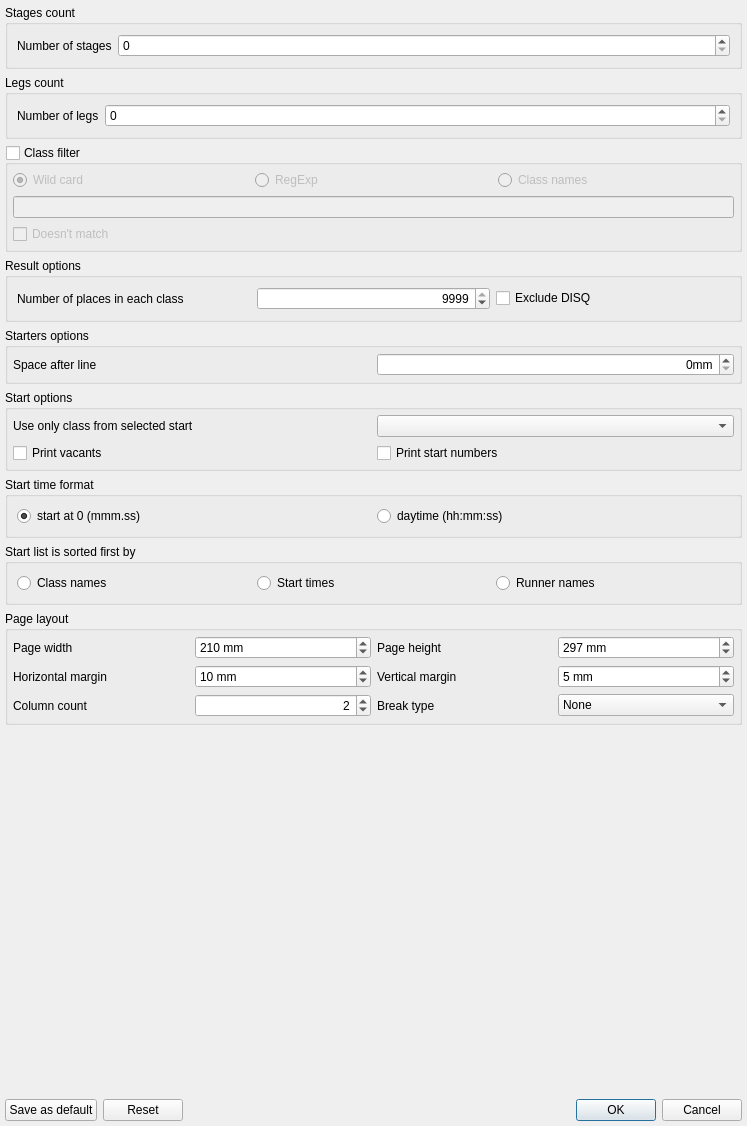
<?xml version="1.0" encoding="UTF-8"?>
<ui version="4.0">
 <class>quickevent::gui::ReportOptionsDialog</class>
 <widget class="QDialog" name="quickevent::gui::ReportOptionsDialog">
  <property name="geometry">
   <rect>
    <x>0</x>
    <y>0</y>
    <width>747</width>
    <height>1126</height>
   </rect>
  </property>
  <property name="windowTitle">
   <string>Print Report Options</string>
  </property>
  <layout class="QGridLayout" name="gridLayout_2">
   <property name="leftMargin">
    <number>5</number>
   </property>
   <property name="topMargin">
    <number>5</number>
   </property>
   <property name="rightMargin">
    <number>5</number>
   </property>
   <property name="bottomMargin">
    <number>5</number>
   </property>
   <item row="1" column="0">
    <widget class="QGroupBox" name="grpLegs">
     <property name="title">
      <string>Legs count</string>
     </property>
     <layout class="QFormLayout" name="formLayout_3">
      <item row="0" column="0">
       <widget class="QLabel" name="label_10">
        <property name="text">
         <string>Number of legs</string>
        </property>
       </widget>
      </item>
      <item row="0" column="1">
       <widget class="QSpinBox" name="edLegsCount"/>
      </item>
     </layout>
    </widget>
   </item>
   <item row="0" column="0">
    <widget class="QGroupBox" name="grpStages">
     <property name="title">
      <string>Stages count</string>
     </property>
     <layout class="QFormLayout" name="formLayout">
      <item row="0" column="0">
       <widget class="QLabel" name="label_8">
        <property name="text">
         <string>Number of stages</string>
        </property>
       </widget>
      </item>
      <item row="0" column="1">
       <widget class="QSpinBox" name="edStagesCount"/>
      </item>
     </layout>
    </widget>
   </item>
   <item row="2" column="0">
    <widget class="QGroupBox" name="grpClassFilter">
     <property name="title">
      <string>Class filter</string>
     </property>
     <property name="checkable">
      <bool>true</bool>
     </property>
     <property name="checked">
      <bool>false</bool>
     </property>
     <layout class="QGridLayout" name="gridLayout">
      <property name="leftMargin">
       <number>5</number>
      </property>
      <property name="topMargin">
       <number>5</number>
      </property>
      <property name="rightMargin">
       <number>5</number>
      </property>
      <property name="bottomMargin">
       <number>5</number>
      </property>
      <item row="2" column="0" colspan="2">
       <widget class="QCheckBox" name="chkClassFilterDoesntMatch">
        <property name="text">
         <string>Doesn't match</string>
        </property>
       </widget>
      </item>
      <item row="0" column="0">
       <widget class="QRadioButton" name="btWildCard">
        <property name="toolTip">
         <string>An question mark (?) in pattern stands for (matches) any single character; a asterisk (*) matches any sequence of zero or more characters.</string>
        </property>
        <property name="text">
         <string>Wild card</string>
        </property>
        <property name="checked">
         <bool>true</bool>
        </property>
       </widget>
      </item>
      <item row="0" column="1">
       <widget class="QRadioButton" name="btRegExp">
        <property name="toolTip">
         <string>Posix regular expression</string>
        </property>
        <property name="text">
         <string>RegExp</string>
        </property>
       </widget>
      </item>
      <item row="0" column="2">
       <widget class="QRadioButton" name="btClassNames">
        <property name="toolTip">
         <string>Coma delimited list of class names</string>
        </property>
        <property name="text">
         <string>Class names</string>
        </property>
       </widget>
      </item>
      <item row="1" column="0" colspan="3">
       <widget class="QLineEdit" name="edFilter"/>
      </item>
     </layout>
    </widget>
   </item>
   <item row="4" column="0">
    <widget class="QGroupBox" name="grpStartersOptions">
     <property name="title">
      <string>Starters options</string>
     </property>
     <layout class="QHBoxLayout" name="horizontalLayout_3">
      <property name="leftMargin">
       <number>5</number>
      </property>
      <property name="topMargin">
       <number>5</number>
      </property>
      <property name="rightMargin">
       <number>5</number>
      </property>
      <property name="bottomMargin">
       <number>5</number>
      </property>
      <item>
       <widget class="QLabel" name="label_2">
        <property name="text">
         <string>Space after line</string>
        </property>
       </widget>
      </item>
      <item>
       <widget class="QSpinBox" name="edStartersOptionsLineSpacing">
        <property name="alignment">
         <set>Qt::AlignRight|Qt::AlignTrailing|Qt::AlignVCenter</set>
        </property>
        <property name="suffix">
         <string>mm</string>
        </property>
        <property name="maximum">
         <number>100</number>
        </property>
       </widget>
      </item>
     </layout>
    </widget>
   </item>
   <item row="5" column="0">
    <widget class="QGroupBox" name="grpStartOptions">
     <property name="title">
      <string>Start options</string>
     </property>
     <layout class="QGridLayout" name="gridLayout_4">
      <property name="leftMargin">
       <number>5</number>
      </property>
      <property name="topMargin">
       <number>5</number>
      </property>
      <property name="rightMargin">
       <number>5</number>
      </property>
      <property name="bottomMargin">
       <number>5</number>
      </property>
      <item row="1" column="1">
       <widget class="QCheckBox" name="chkStartOpts_PrintVacants">
        <property name="text">
         <string>Print vacants</string>
        </property>
       </widget>
      </item>
      <item row="1" column="2">
       <widget class="QCheckBox" name="chkStartOpts_PrintStartNumbers">
        <property name="text">
         <string>Print start numbers</string>
        </property>
       </widget>
      </item>
      <item row="0" column="1">
       <widget class="QLabel" name="label_11">
        <property name="text">
         <string>Use only class from selected start</string>
        </property>
       </widget>
      </item>
      <item row="0" column="2">
       <widget class="QComboBox" name="cbxStartNumber"/>
      </item>
     </layout>
    </widget>
   </item>
   <item row="3" column="0">
    <widget class="QGroupBox" name="grpResultOptions">
     <property name="title">
      <string>Result options</string>
     </property>
     <layout class="QHBoxLayout" name="horizontalLayout_41">
      <item>
       <widget class="QLabel" name="label_9">
        <property name="text">
         <string>Number of places in each class</string>
        </property>
       </widget>
      </item>
      <item>
       <widget class="QSpinBox" name="edNumPlaces">
        <property name="alignment">
         <set>Qt::AlignRight|Qt::AlignTrailing|Qt::AlignVCenter</set>
        </property>
        <property name="minimum">
         <number>1</number>
        </property>
        <property name="maximum">
         <number>9999</number>
        </property>
        <property name="value">
         <number>9999</number>
        </property>
       </widget>
      </item>
      <item>
       <widget class="QCheckBox" name="chkExcludeDisq">
        <property name="text">
         <string>Exclude DISQ</string>
        </property>
       </widget>
      </item>
     </layout>
    </widget>
   </item>
   <item row="8" column="0">
    <widget class="QGroupBox" name="grpPageLayout">
     <property name="title">
      <string>Page layout</string>
     </property>
     <layout class="QGridLayout" name="gridLayout_3">
      <property name="leftMargin">
       <number>5</number>
      </property>
      <property name="topMargin">
       <number>5</number>
      </property>
      <property name="rightMargin">
       <number>5</number>
      </property>
      <property name="bottomMargin">
       <number>5</number>
      </property>
      <item row="1" column="0">
       <widget class="QLabel" name="label_5">
        <property name="text">
         <string>Horizontal margin</string>
        </property>
       </widget>
      </item>
      <item row="1" column="1">
       <widget class="QSpinBox" name="edHorizontalMargin">
        <property name="suffix">
         <string> mm</string>
        </property>
        <property name="minimum">
         <number>1</number>
        </property>
        <property name="singleStep">
         <number>1</number>
        </property>
        <property name="value">
         <number>10</number>
        </property>
       </widget>
      </item>
      <item row="3" column="1">
       <widget class="QSpinBox" name="edColumnCount">
        <property name="alignment">
         <set>Qt::AlignRight|Qt::AlignTrailing|Qt::AlignVCenter</set>
        </property>
        <property name="minimum">
         <number>1</number>
        </property>
        <property name="maximum">
         <number>3</number>
        </property>
        <property name="value">
         <number>2</number>
        </property>
       </widget>
      </item>
      <item row="3" column="0">
       <widget class="QLabel" name="label_3">
        <property name="text">
         <string>Column count</string>
        </property>
       </widget>
      </item>
      <item row="1" column="2">
       <widget class="QLabel" name="label_4">
        <property name="text">
         <string>Vertical margin</string>
        </property>
       </widget>
      </item>
      <item row="1" column="3">
       <widget class="QSpinBox" name="edVerticalMargin">
        <property name="suffix">
         <string> mm</string>
        </property>
        <property name="minimum">
         <number>1</number>
        </property>
        <property name="singleStep">
         <number>1</number>
        </property>
        <property name="value">
         <number>5</number>
        </property>
       </widget>
      </item>
      <item row="0" column="0">
       <widget class="QLabel" name="label_6">
        <property name="text">
         <string>Page width</string>
        </property>
       </widget>
      </item>
      <item row="0" column="1">
       <widget class="QSpinBox" name="edPageWidth">
        <property name="suffix">
         <string> mm</string>
        </property>
        <property name="minimum">
         <number>1</number>
        </property>
        <property name="maximum">
         <number>9999999</number>
        </property>
        <property name="singleStep">
         <number>1</number>
        </property>
        <property name="value">
         <number>210</number>
        </property>
       </widget>
      </item>
      <item row="0" column="2">
       <widget class="QLabel" name="label_7">
        <property name="text">
         <string>Page height</string>
        </property>
       </widget>
      </item>
      <item row="0" column="3">
       <widget class="QSpinBox" name="edPageHeight">
        <property name="suffix">
         <string> mm</string>
        </property>
        <property name="minimum">
         <number>1</number>
        </property>
        <property name="maximum">
         <number>999999</number>
        </property>
        <property name="singleStep">
         <number>1</number>
        </property>
        <property name="value">
         <number>297</number>
        </property>
       </widget>
      </item>
      <item row="3" column="2">
       <widget class="QLabel" name="label">
        <property name="text">
         <string>Break type</string>
        </property>
       </widget>
      </item>
      <item row="3" column="3">
       <widget class="QComboBox" name="cbxBreakAfterClassType">
        <item>
         <property name="text">
          <string>None</string>
         </property>
        </item>
        <item>
         <property name="text">
          <string>Column</string>
         </property>
        </item>
        <item>
         <property name="text">
          <string>Page</string>
         </property>
        </item>
       </widget>
      </item>
     </layout>
    </widget>
   </item>
   <item row="10" column="0">
    <layout class="QHBoxLayout" name="horizontalLayout_2">
     <item>
      <widget class="QPushButton" name="btSaveAsDefault">
       <property name="text">
        <string>Save as default</string>
       </property>
      </widget>
     </item>
     <item>
      <widget class="QPushButton" name="btReset">
       <property name="text">
        <string>Reset</string>
       </property>
      </widget>
     </item>
     <item>
      <widget class="QDialogButtonBox" name="buttonBox">
       <property name="orientation">
        <enum>Qt::Horizontal</enum>
       </property>
       <property name="standardButtons">
        <set>QDialogButtonBox::Cancel|QDialogButtonBox::Ok</set>
       </property>
      </widget>
     </item>
    </layout>
   </item>
   <item row="7" column="0">
    <widget class="QGroupBox" name="grpStartlistOrderBy">
     <property name="title">
      <string>Start list is sorted first by</string>
     </property>
     <layout class="QHBoxLayout" name="horizontalLayout_5">
      <item>
       <widget class="QRadioButton" name="btStartOrder1">
        <property name="toolTip">
         <string>(class name, start time, runner name)</string>
        </property>
        <property name="text">
         <string>Class names</string>
        </property>
       </widget>
      </item>
      <item>
       <widget class="QRadioButton" name="btStartOrder2">
        <property name="toolTip">
         <string>(start time, class name, runner name)</string>
        </property>
        <property name="text">
         <string>Start times</string>
        </property>
       </widget>
      </item>
      <item>
       <widget class="QRadioButton" name="btStartOrder3">
        <property name="toolTip">
         <string>(runner name, class name, start time)</string>
        </property>
        <property name="text">
         <string>Runner names</string>
        </property>
       </widget>
      </item>
     </layout>
    </widget>
   </item>
   <item row="9" column="0">
    <spacer name="verticalSpacer">
     <property name="orientation">
      <enum>Qt::Vertical</enum>
     </property>
     <property name="sizeHint" stdset="0">
      <size>
       <width>20</width>
       <height>40</height>
      </size>
     </property>
    </spacer>
   </item>
   <item row="6" column="0">
    <widget class="QGroupBox" name="grpStartTimes">
     <property name="title">
      <string>Start time format</string>
     </property>
     <layout class="QHBoxLayout" name="horizontalLayout_4">
      <item>
       <widget class="QRadioButton" name="btStartTimes1">
        <property name="text">
         <string>start at 0 (mmm.ss)  </string>
        </property>
        <property name="checked">
         <bool>true</bool>
        </property>
       </widget>
      </item>
      <item>
       <widget class="QRadioButton" name="btStartTimes2">
        <property name="text">
         <string>daytime (hh:mm:ss)</string>
        </property>
       </widget>
      </item>
     </layout>
    </widget>
   </item>
  </layout>
 </widget>
 <tabstops>
  <tabstop>edStagesCount</tabstop>
  <tabstop>edLegsCount</tabstop>
  <tabstop>grpClassFilter</tabstop>
  <tabstop>btWildCard</tabstop>
  <tabstop>btRegExp</tabstop>
  <tabstop>btClassNames</tabstop>
  <tabstop>edFilter</tabstop>
  <tabstop>chkClassFilterDoesntMatch</tabstop>
  <tabstop>edNumPlaces</tabstop>
  <tabstop>chkExcludeDisq</tabstop>
  <tabstop>edStartersOptionsLineSpacing</tabstop>
  <tabstop>chkStartOpts_PrintVacants</tabstop>
  <tabstop>chkStartOpts_PrintStartNumbers</tabstop>
  <tabstop>btStartTimes1</tabstop>
  <tabstop>btStartTimes2</tabstop>
  <tabstop>btStartOrder1</tabstop>
  <tabstop>btStartOrder2</tabstop>
  <tabstop>btStartOrder3</tabstop>
  <tabstop>edPageWidth</tabstop>
  <tabstop>edHorizontalMargin</tabstop>
  <tabstop>edColumnCount</tabstop>
  <tabstop>edPageHeight</tabstop>
  <tabstop>edVerticalMargin</tabstop>
  <tabstop>cbxBreakAfterClassType</tabstop>
  <tabstop>btSaveAsDefault</tabstop>
  <tabstop>btReset</tabstop>
 </tabstops>
 <resources/>
 <connections>
  <connection>
   <sender>buttonBox</sender>
   <signal>accepted()</signal>
   <receiver>quickevent::gui::ReportOptionsDialog</receiver>
   <slot>accept()</slot>
   <hints>
    <hint type="sourcelabel">
     <x>248</x>
     <y>254</y>
    </hint>
    <hint type="destinationlabel">
     <x>157</x>
     <y>274</y>
    </hint>
   </hints>
  </connection>
  <connection>
   <sender>buttonBox</sender>
   <signal>rejected()</signal>
   <receiver>quickevent::gui::ReportOptionsDialog</receiver>
   <slot>reject()</slot>
   <hints>
    <hint type="sourcelabel">
     <x>316</x>
     <y>260</y>
    </hint>
    <hint type="destinationlabel">
     <x>286</x>
     <y>274</y>
    </hint>
   </hints>
  </connection>
 </connections>
</ui>
